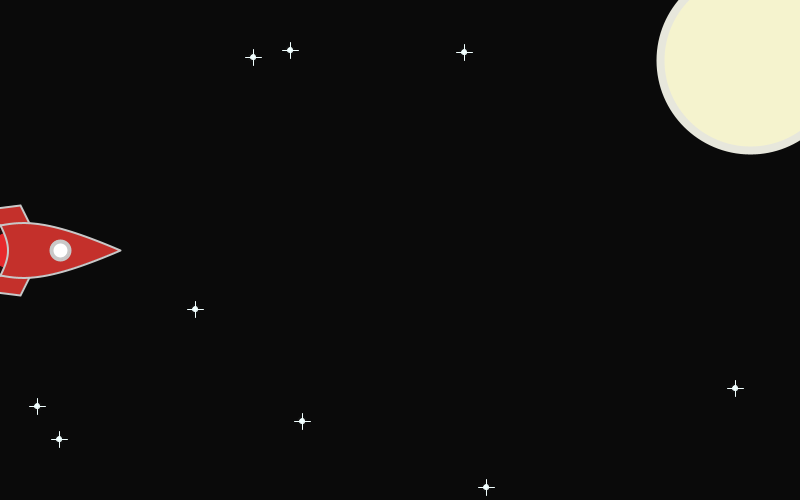
Frame 1 (no input)
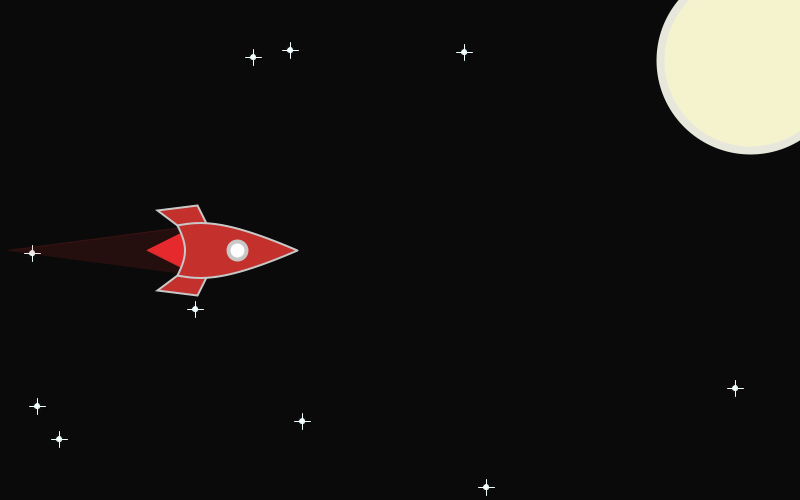
Frame 60 (the mouse pressed at the canvas centre just before this capture)
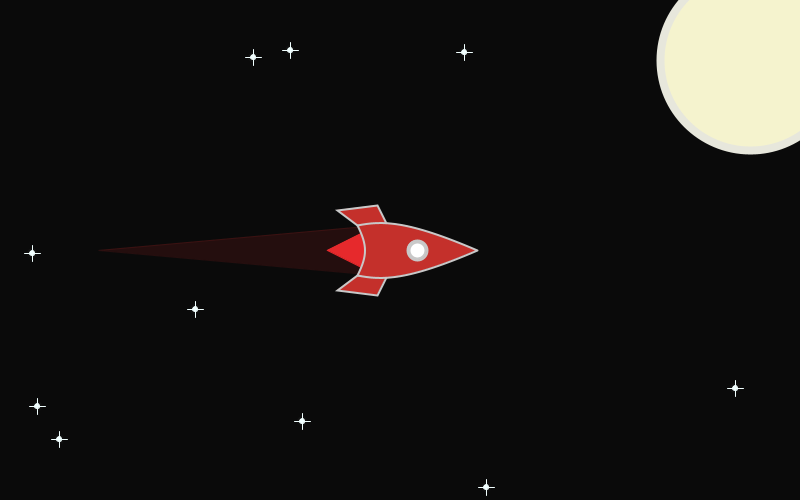
Frame 120 (the mouse held since frame 60 and released just before this capture)

The Processing sketch that drew these frames (run headless with seeded random() and noise(); from frame 60 on, the mouse is pressed at the canvas centre):

// Processing sketch: FlyingSpaceship
// ── FlyingSpaceship.pde
//Joshua Liu
//April 8, 2019
//Mr.Rosen
//A spaceship flying across the night sky

void setup() {
  size(800, 500);
  background(10);
  smooth();
}
void draw() {
  background();
  flyingSpaceship();
}
void background() {
  background(10);
  int starX=290;
  int starY=50;
  strokeWeight(1);
  fill(#F1FFFF);
  stroke(#F1FFFF);
  ellipse(starX, starY, 5, 5);
  line(starX-8, starY, starX+8, starY);
  line(starX, starY-8, starX, starY+8);
  stroke(#F1FFFF, 5);
  fill(#F1FFFF, 5);
  ellipse(starX, starY, 9, 9);
  starX=37;
  starY=406;
  fill(#F1FFFF);
  stroke(#F1FFFF);
  ellipse(starX, starY, 5, 5);
  line(starX-8, starY, starX+8, starY);
  line(starX, starY-8, starX, starY+8);
  stroke(#F1FFFF, 5);
  fill(#F1FFFF, 5);
  ellipse(starX, starY, 9, 9);
  starX=486;
  starY=487;
  fill(#F1FFFF);
  stroke(#F1FFFF);
  ellipse(starX, starY, 5, 5);
  line(starX-8, starY, starX+8, starY);
  line(starX, starY-8, starX, starY+8);
  stroke(#F1FFFF, 5);
  fill(#F1FFFF, 5);
  ellipse(starX, starY, 9, 9);
  starX=464;
  starY=52;
  fill(#F1FFFF);
  stroke(#F1FFFF);
  ellipse(starX, starY, 5, 5);
  line(starX-8, starY, starX+8, starY);
  line(starX, starY-8, starX, starY+8);
  stroke(#F1FFFF, 5);
  fill(#F1FFFF, 5);
  ellipse(starX, starY, 9, 9);
  starX=253;
  starY=57;
  fill(#F1FFFF);
  stroke(#F1FFFF);
  ellipse(starX, starY, 5, 5);
  line(starX-8, starY, starX+8, starY);
  line(starX, starY-8, starX, starY+8);
  stroke(#F1FFFF, 5);
  fill(#F1FFFF, 5);
  ellipse(starX, starY, 9, 9);
  starX=735;
  starY=388;
  fill(#F1FFFF);
  stroke(#F1FFFF);
  ellipse(starX, starY, 5, 5);
  line(starX-8, starY, starX+8, starY);
  line(starX, starY-8, starX, starY+8);
  stroke(#F1FFFF, 5);
  fill(#F1FFFF, 5);
  ellipse(starX, starY, 9, 9);
  starX=59;
  starY=439;
  fill(#F1FFFF);
  stroke(#F1FFFF);
  ellipse(starX, starY, 5, 5);
  line(starX-8, starY, starX+8, starY);
  line(starX, starY-8, starX, starY+8);
  stroke(#F1FFFF, 5);
  fill(#F1FFFF, 5);
  ellipse(starX, starY, 9, 9);
  starX=302;
  starY=421;
  fill(#F1FFFF);
  stroke(#F1FFFF);
  ellipse(starX, starY, 5, 5);
  line(starX-8, starY, starX+8, starY);
  line(starX, starY-8, starX, starY+8);
  stroke(#F1FFFF, 5);
  fill(#F1FFFF, 5);
  ellipse(starX, starY, 9, 9);
  starX=32;
  starY=253;
  fill(#F1FFFF);
  stroke(#F1FFFF);
  ellipse(starX, starY, 5, 5);
  line(starX-8, starY, starX+8, starY);
  line(starX, starY-8, starX, starY+8);
  stroke(#F1FFFF, 5);
  fill(#F1FFFF, 5);
  ellipse(starX, starY, 9, 9);
  starX=195;
  starY=309;
  fill(#F1FFFF);
  stroke(#F1FFFF);
  ellipse(starX, starY, 5, 5);
  line(starX-8, starY, starX+8, starY);
  line(starX, starY-8, starX, starY+8);
  stroke(#F1FFFF, 5);
  fill(#F1FFFF, 5);
  ellipse(starX, starY, 9, 9);
  starX=736;
  starY=28;
  fill(#F1FFFF);
  stroke(#F1FFFF);
  ellipse(starX, starY, 5, 5);
  line(starX-8, starY, starX+8, starY);
  line(starX, starY-8, starX, starY+8);
  stroke(#F1FFFF, 5);
  fill(#F1FFFF, 5);
  ellipse(starX, starY, 9, 9);
  fill(#f5f3ce);
  stroke(#e7e7dc);
  strokeWeight(8);
  ellipse(750, 60, 180, 180);
}
int flyingShipX=100;
void flyingSpaceship(){
  strokeWeight(1);
  //Exhaust
  stroke(#e6292c);
  fill(#e6292c);
  triangle(flyingShipX-80,275,flyingShipX-80,225,flyingShipX-130,250);
  
  //Tail
  stroke(#e6292c,30);
  fill(#e6292c,30);
  triangle(flyingShipX-80,275,flyingShipX-80,225,flyingShipX/2-130,250);
  
  //Fins
  fill(#c4302b);
  strokeWeight(2);
  stroke(200);
  quad(flyingShipX-100,275,flyingShipX-120,290,flyingShipX-80,295,flyingShipX-70,275);
  quad(flyingShipX-100,225,flyingShipX-120,210,flyingShipX-80,205,flyingShipX-70,225);
  
  //Body
  beginShape();
    vertex(flyingShipX+20,250);
    bezierVertex(flyingShipX-50,280,flyingShipX-75,280,flyingShipX-100,275);
    bezierVertex(flyingShipX-90,255,flyingShipX-90,245,flyingShipX-100,225);
    bezierVertex(flyingShipX-75,220,flyingShipX-50,220,flyingShipX+20,250);
  endShape();
  
  //Window
  fill(200);
  ellipse(flyingShipX-40,250,20,20);
  fill(255);
  ellipse(flyingShipX-40,250,16,16);
  flyingShipX=flyingShipX+3;
}
